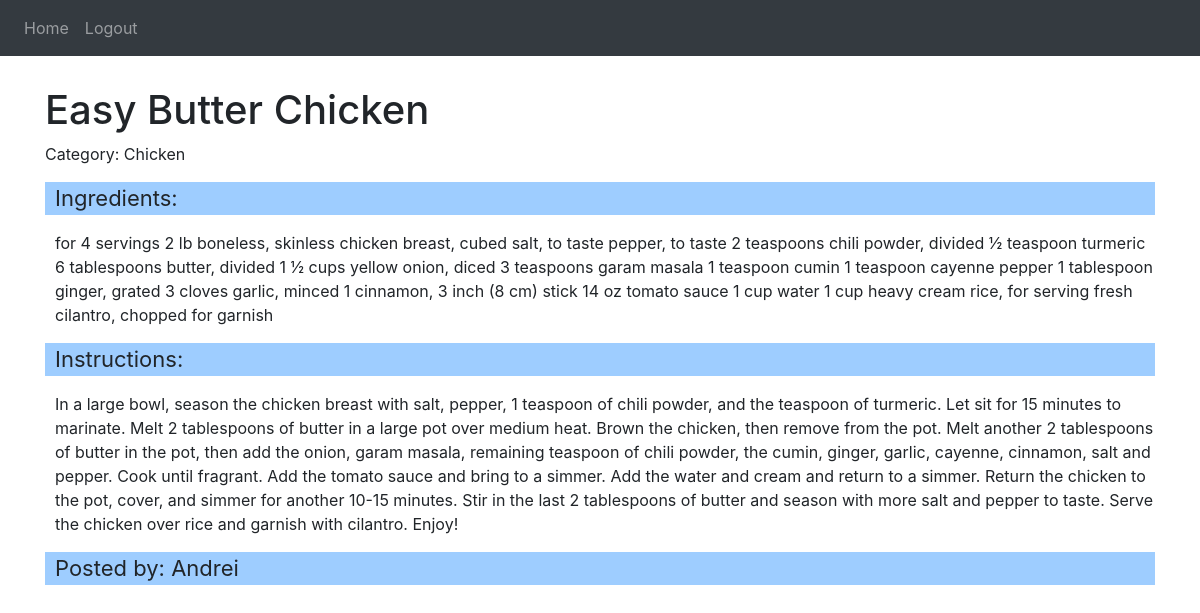
/recipe/4 (signed in), run on the app's committed database.
### website/models.py (models this page shows, shortened)
class Recipe(db.Model):
    id = db.Column(db.Integer, primary_key=True)  # unique identifier for the recipe
    instructions = db.Column(db.String(1000))    # instructions for cooking the recipe
    ingredients = db.Column(db.String(1000))     # ingredients required for the recipe
    title = db.Column(db.String(30))             # title of the recipe
    category = db.Column(db.String(30))          # category of the recipe
    user_id = db.Column(db.Integer, db.ForeignKey('user.id'), nullable=False) # foreign key to the User table
    author = db.relationship('User', backref=db.backref('my_recipes', lazy=True)) # relationship with the User class
    user = db.relationship('User', backref='recipes') # relationship with the User class

class User(db.Model, UserMixin):
    id = db.Column(db.Integer, primary_key=True)   # unique identifier for the user
    email = db.Column(db.String(150), unique=True) # email address of the user
    password = db.Column(db.String(150))           # password of the user
    first_name = db.Column(db.String(150))         # first name of the user

### website/views.py (the view)
@views.route("/recipe/<int:recipe_id>")
@login_required
def recipe(recipe_id):
    recipe = Recipe.query.get_or_404(recipe_id)
    return render_template("recipe.html", user=recipe.user, recipe=recipe)

### website/__init__.py (called while the page is built)
def create_app():
    app = Flask(__name__)
    app.config["SECRET_KEY"] = 'andreivince'
    app.config["SQLALCHEMY_DATABASE_URI"] = f'sqlite:///{DB_NAME}'
    db.init_app(app)
    from .views import views
    from .auth import auth
    app.register_blueprint(views, url_prefix='/')
    app.register_blueprint(auth, url_prefix='/')
    from .models import User, Recipe
    create_database(app)
    login_manager = LoginManager()
    login_manager.login_view = 'auth.login'
    login_manager.init_app(app)
    @login_manager.user_loader
    def load_user(id):
        return User.query.get(int(id))
    return app

### website/templates/recipe.html (shortened to what this page needs)
<link rel="stylesheet" type="text/css" href="{{ url_for('static', filename='css/recipe.css') }}">
{% extends "base.html" %}
{% block content %}
  <div class="recipe">
    <h1 class="title_recipe">{{ recipe.title }}</h1>
    <p>Category: {{ recipe.category }}</p>
    <p class="label_recipe">Ingredients:</p>
    <p class="user_recipe">{{ recipe.ingredients }}</p>
    <p class="label_recipe">Instructions:</p>
    <p class="user_recipe">{{ recipe.instructions }}</p>
    <p class="label_recipe">Posted by: {{ recipe.user.first_name }}</p>
  </div>
{% endblock %}

### website/static/css/recipe.css (style rules this page uses)
.recipe { padding-top: 30px; }
.label_recipe { font-size: 22px; background-color: #027cff61; padding-left: 10px; }
.user_recipe { padding-left: 10px; }

### data on the page
Recipe: title "Easy Butter Chicken", category "Chicken", ingredients "for 4 servings 2 lb boneless, skinless chicken breast, cubed salt, to taste pepper, to taste 2 teaspoons chili powder, divided ½ teaspoon turmeric 6 tablespoons butter, divided 1 ½ cups yellow onion, diced 3 teaspoons garam masala 1 teaspoon cumin 1 teaspoon cayenne pepper 1 tablespoon ginger, grated 3 cloves garlic, minced 1 cinnamon, 3 inch (8 cm) stick 14 oz tomato sauce 1 cup water 1 cup heavy cream rice, for serving fresh cilantro, chopped for garnish", instructions "In a large bowl, season the chicken breast with salt, pepper, 1 teaspoon of chili powder, and the teaspoon of turmeric. Let sit for 15 minutes to marinate. Melt 2 tablespoons of butter in a large pot over medium heat. Brown the chicken, then remove from the pot. Melt another 2 tablespoons of butter in the pot, then add the onion, garam masala, remaining teaspoon of chili powder, the cumin, ginger, garlic, cayenne, cinnamon, salt and pepper. Cook until fragrant. Add the tomato sauce and bring to a simmer. Add the water and cream and return to a simmer. Return the chicken to the pot, cover, and simmer for another 10-15 minutes. Stir in the last 2 tablespoons of butter and season with more…"
User: user.first_name "Andrei"
